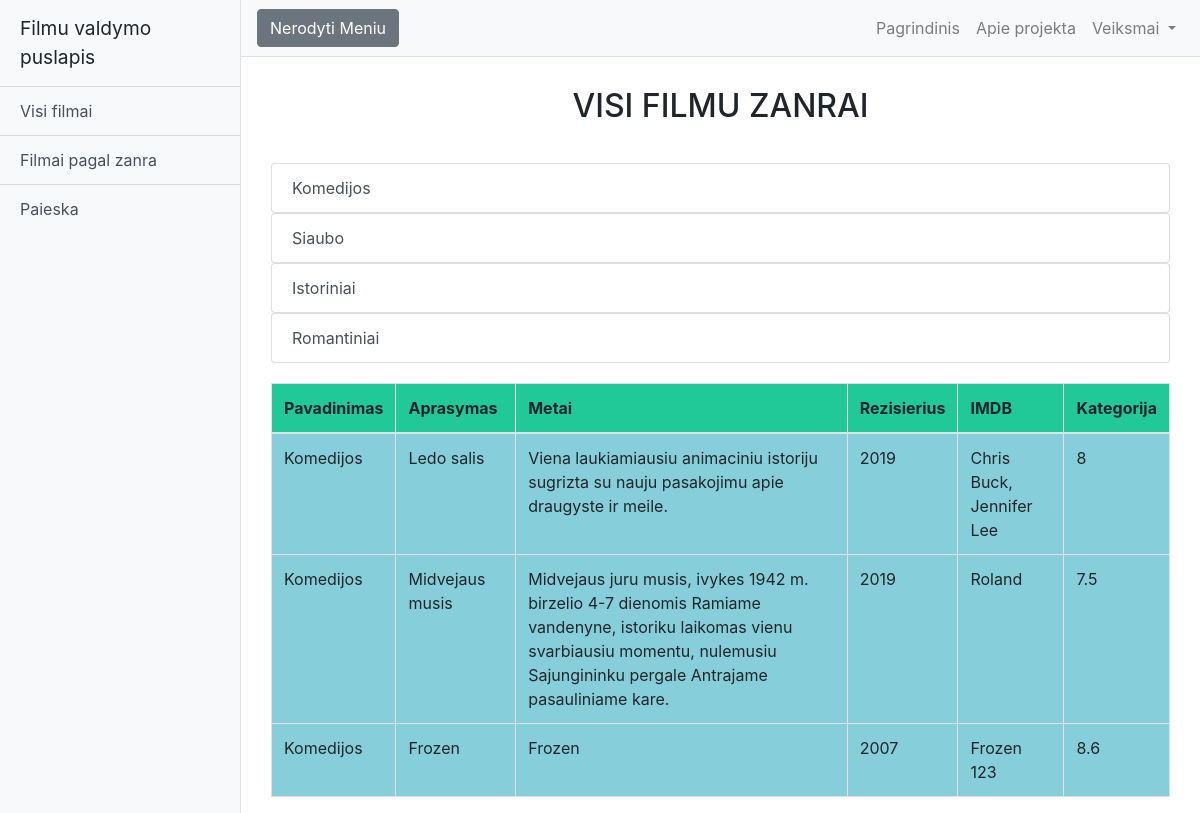
Screenshot of /?page=zanrai&id=1 with the database file from the repository.
### tables this page shows
CREATE TABLE `lentele_zanrai` (
  `id` int(30) NOT NULL,
  `pavadinimas` varchar(200) DEFAULT NULL
);

CREATE TABLE `lentele_filmai` (
  `id` int(30) NOT NULL,
  `pavadinimas` varchar(45) DEFAULT NULL,
  `aprasymas` varchar(200) DEFAULT NULL,
  `metai` varchar(45) DEFAULT NULL,
  `rezisierius` varchar(45) DEFAULT NULL,
  `imdb` varchar(45) DEFAULT NULL,
  `genre_id` varchar(45) DEFAULT NULL
);

### index.php (called while the page is built, shortened)
<?php
require_once 'inc/functions.php';
require_once "templates/".activeTemplate."/index.view.php";

### inc/functions.php (called while the page is built, shortened)
<?php
function connectionDB(){
    global $host, $db, $username, $password, $options;
    $dsn = "mysql:host=$host;dbname=$db";
    try{
        $conn = new PDO($dsn, $username, $password, $options);
    } catch (PDOException $e){
        echo $e->getMessage();
        exit;
    } return $conn;
}
function allGenres(){
    $conn = connectionDB();
    try{
        if($conn) {
            $stmt = $conn->query("SELECT * FROM lentele_zanrai");
            $zanrai = $stmt->fetchAll();
        }
    } catch (PDOException $e){
        echo $e->getMessage();
    } return $zanrai;
}
function filmByGenre($zandroId){
    $conn = connectionDB();
    try {
        if (isset($zandroId)){
            $stmt = $conn->query("SELECT lentele_filmai.pavadinimas, lentele_filmai.aprasymas, lentele_filmai.metai,
                                        lentele_filmai.rezisierius, lentele_filmai.imdb, lentele_zanrai.pavadinimas
                                        AS zanroPavadinimas
                                        FROM lentele_filmai
                                        INNER JOIN lentele_zanrai ON lentele_filmai.genre_id=lentele_zanrai.id
                                        WHERE $zandroId=lentele_zanrai.id");
            $pagalZanrus = $stmt->fetchAll();
        }
    } catch (PDOException $e) {
        echo $e->getMessage();
    } return $pagalZanrus;
}

### templates/main/pages/all-genre.page.php (the view, shortened to what this page needs)
<h2>Visi filmu zanrai</h2>
<?php
$zanrai = allGenres();
?>
        <?php foreach ($zanrai as $zanras):?>
        <div class = "container">
            <ul class = "list-group">
                <li class = "list-group-item">
                    <a style = "color: #495057;" href="?page=zanrai&id=<?=$zanras['id'];?>"><?=$zanras['pavadinimas'];?></a>
                </li>
            </ul>
        </div>
            <?php endforeach;?>
<?php if(isset($_GET['id'])):?>
    <?php $zandroId = $_GET['id'];
    $pagalZanrus = filmByGenre($zandroId);?>
<div class = "container show-by-genre">
    <table class = "table table-bordered show-by-genre-table">
        <thead class = "show-by-genre-table-head">
        <tr>
            <td>Pavadinimas</td>
            <td>Aprasymas</td>
            <td>Metai</td>
            <td>Rezisierius</td>
            <td>IMDB</td>
            <td>Kategorija</td>
        </tr>
        </thead>
        <tr>
            <?php foreach ($pagalZanrus as $pagalZanra):?>
        <tr>
            <td><?=$pagalZanra['zanroPavadinimas'];?></td>
            <td><?=$pagalZanra['pavadinimas'];?></td>
            <td><?=$pagalZanra['aprasymas'];?></td>
            <td><?=$pagalZanra['metai'];?></td>
            <td><?=$pagalZanra['rezisierius'];?></td>
            <td><?=$pagalZanra['imdb'];?></td>
        </tr>
        <?php endforeach;?>
        </tr>
    </table>
</div>
<?php endif;?>

### templates/main/css/styles.css (style rules this page uses)
.all-films-table, .show-by-genre-table, .search-film-table, .films-management-table, .genres-management-table { background-color: #86cfda; }
.all-films-table-head, .show-by-genre-table-head, .search-film-table-head, .films-management-table-head, .genres-management-table-head { background-color: #20c997; font-weight: bold; }
h2 { text-align: center; text-transform: uppercase; padding: 30px; }
.show-by-genre, .search-film { padding-top: 20px; }

### templates/main/css/simple-sidebar.css (style rules this page uses)
body { overflow-x: hidden; }

### rows the page displays
lentele_zanrai: pavadinimas "Komedijos"
lentele_zanrai: pavadinimas "Siaubo"
lentele_zanrai: pavadinimas "Istoriniai"
lentele_zanrai: pavadinimas "Romantiniai"
lentele_filmai: lentele_zanrai.pavadinimas "Komedijos", pavadinimas "Ledo salis", aprasymas "Viena laukiamiausiu animaciniu istoriju sugrizta su nauju pasakojimu apie draugyste ir meile.", metai "2019", rezisierius "Chris Buck, Jennifer Lee", imdb "8"
lentele_filmai: lentele_zanrai.pavadinimas "Komedijos", pavadinimas "Midvejaus musis", aprasymas "Midvejaus juru musis, ivykes 1942 m. birzelio 4-7 dienomis Ramiame vandenyne, istoriku laikomas vienu svarbiausiu momentu, nulemusiu Sajungininku pergale Antrajame pasauliniame kare.", metai "2019", rezisierius "Roland", imdb "7.5"
lentele_filmai: lentele_zanrai.pavadinimas "Komedijos", pavadinimas "Frozen", aprasymas "Frozen", metai "2007", rezisierius "Frozen 123", imdb "8.6"

### other values shown
$siteName "Filmu valdymo puslapis"
$tab "Visi filmai"
$tab "Filmai pagal zanra"
$tab "Paieska"
$navigation "Pagrindinis"
$navigation "Apie projekta"
